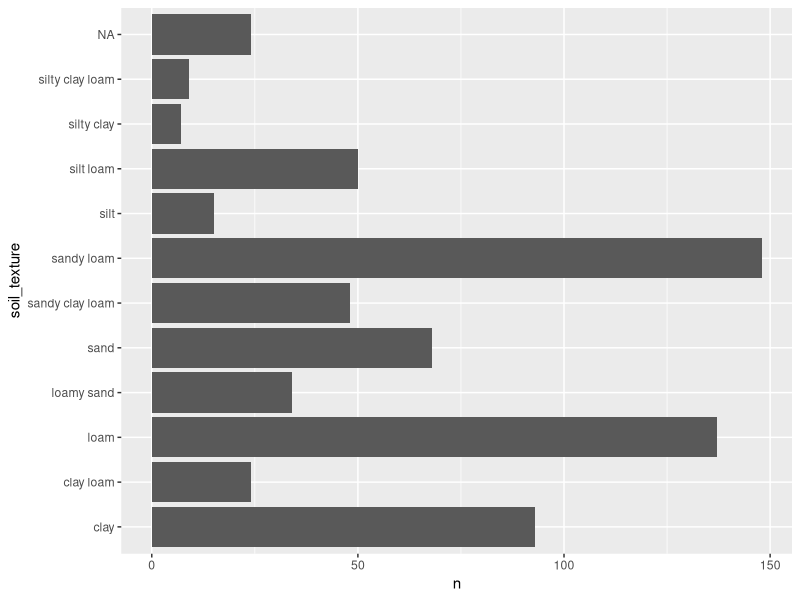
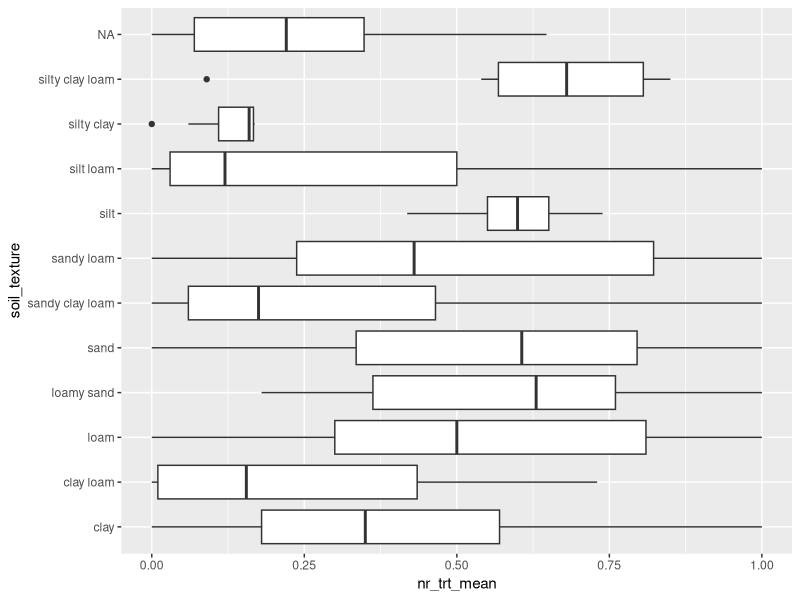
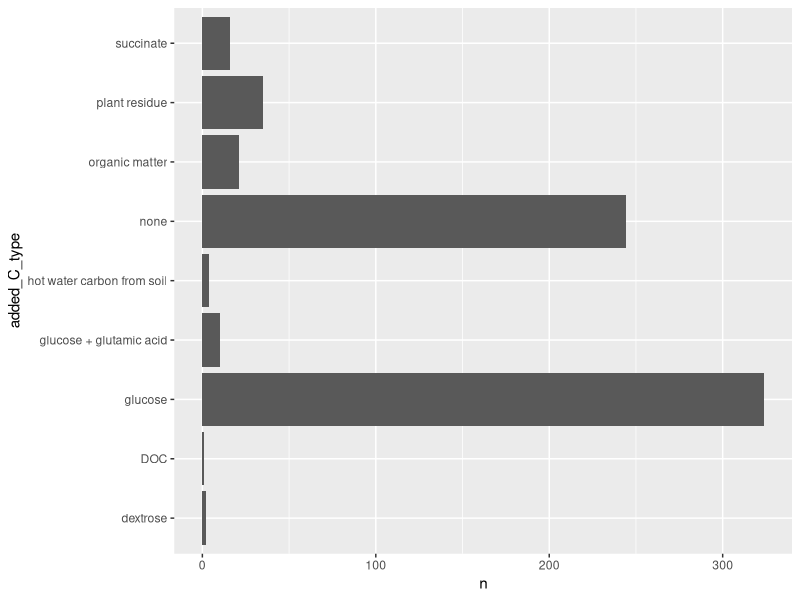
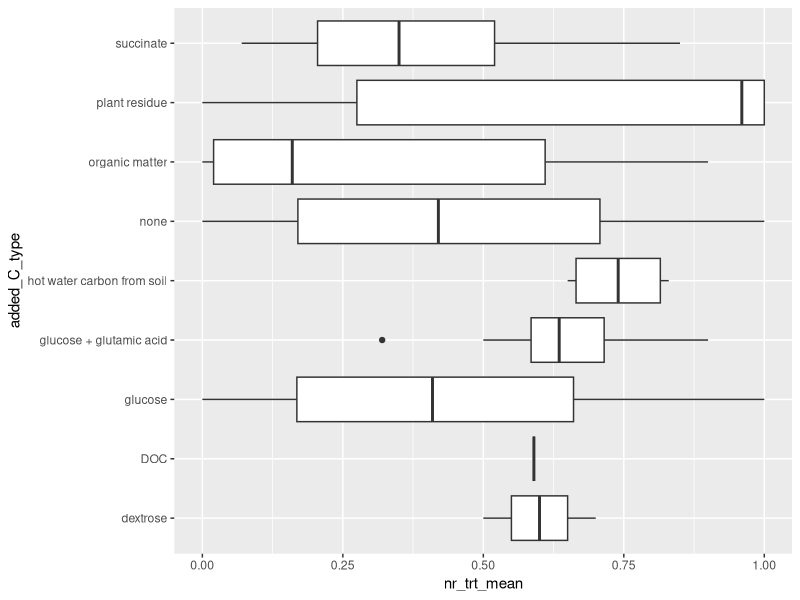
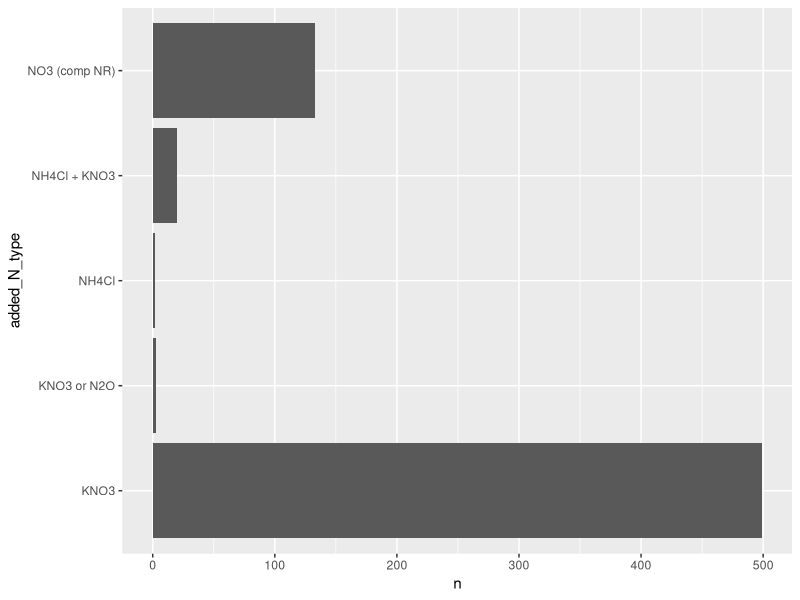
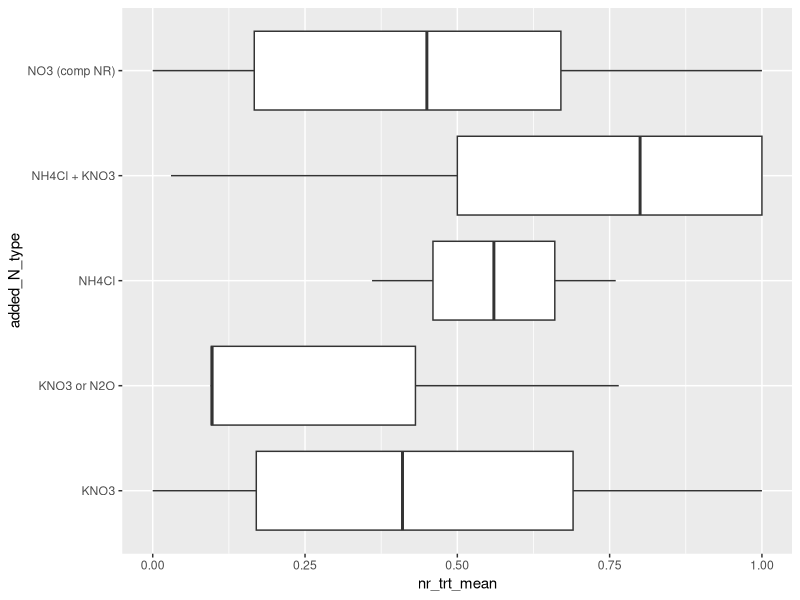
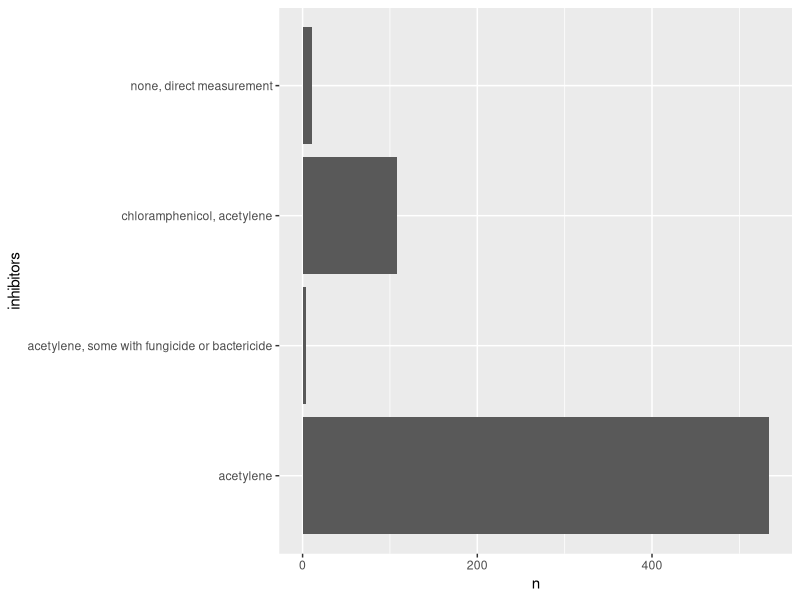
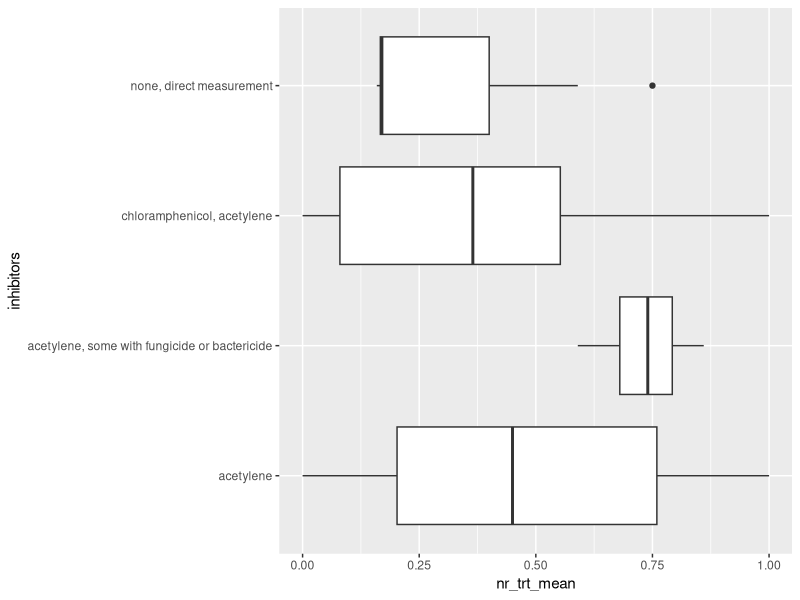

The R source for these figures, in order:
## ---- chunk 1
library('dplyr')
library('readxl')
library('ggplot2')
library('gridExtra')
library('tidyr')
library('rpart')
library('randomForest')
## ---- chunk 2
nr <- read_excel('N2O ratio database_2023-07-05.xlsx', sheet = "database", na =  c("NA", "NR"))
head(nr)
names(nr)

# some fixing on the names
nr <- nr %>% 
  select(
    author_year, Location, 
    subs_source = 4, soil_texture = 6, location = 3,
    soil_bd = 7, soil_ph = 8, subs_amount = 9, added_C_type = 10,
    added_N_type = 11, gas = 12, inhibitors = 13, incubation_time = 14,
    temp = 15, nr_trt_mean = 16, nr_trt_sd = 17, nr_ctrl_mean = 18,
    nr_ctrol_sd = 19, nr_n = 20, C_ini = 21, C_added = 22, 
    C_total = 23, N_ini = 24, N_added = 25, N_total = 26, CN_total = 27,
    CN_added = 28) %>% 
  mutate(diff_nr = nr_trt_mean - nr_ctrl_mean, soil_ph = as.numeric(soil_ph), 
         temp = ifelse(temp == '23-25', 24, temp), temp = as.numeric(temp))
## ---- chunk 3
nr %>% group_by(soil_texture) %>% tally %>% 
  ggplot(.) + aes(x = soil_texture, y = n) + geom_col() + coord_flip()

ggplot(nr) +
  aes(x = soil_texture, y = nr_trt_mean) +
  geom_boxplot() +
  coord_flip()
## ---- chunk 4
nr %>% group_by(added_C_type) %>% tally %>% 
  ggplot(.) + aes(x = added_C_type, y = n) + geom_col() + coord_flip()

ggplot(nr) +
  aes(x = added_C_type, y = nr_trt_mean) +
  geom_boxplot() +
  coord_flip()
## ---- chunk 5
nr %>% group_by(added_N_type) %>% tally %>% 
  ggplot(.) + aes(x = added_N_type, y = n) + geom_col() + coord_flip()


ggplot(nr) +
  aes(x = added_N_type, y = nr_trt_mean) +
  geom_boxplot() +
  coord_flip()

## ---- chunk 6
nr %>% group_by(inhibitors) %>% tally %>% 
  ggplot(.) + aes(x = inhibitors, y = n) + geom_col() + coord_flip()

ggplot(nr) +
  aes(x = inhibitors, y = nr_trt_mean) +
  geom_boxplot() +
  coord_flip()
## ---- chunk 7
nr %>% group_by(gas) %>% tally %>% 
  ggplot(.) + aes(x = gas, y = n) + geom_col() + coord_flip()

ggplot(nr) +
  aes(x = gas, y = nr_trt_mean) +
  geom_boxplot() +
  coord_flip()
## ---- chunk 8
select(nr, C_added, N_added, CN_added) %>% 
  gather(., trt, value) %>% 
  ggplot(., aes(x = trt, y = value)) +
  geom_boxplot(coef = 3) + 
  facet_wrap(~ trt, scales = 'free')
## ---- chunk 9
ggplot(nr) +
  aes(x = C_added, y = nr_trt_mean) +
  geom_point() +
  geom_smooth(method = "lm", se = F) +
  ggtitle("all data")
## ---- chunk 10
ggplot(nr) +
  aes(x = N_added, y = nr_trt_mean) +
  geom_point() +
  geom_smooth(method = "lm", se = F) +
  ggtitle("all data")
## ---- chunk 11
ggplot(nr) +
  aes(x = CN_added, y = nr_trt_mean) +
  geom_point() +
  geom_smooth(method = "lm", se = F) +
  ggtitle("all data")
## ---- chunk 12
nr2 <- nr %>% 
  select(subs_source, soil_texture, soil_ph, subs_amount, 
         added_C_type, added_N_type, gas, inhibitors, incubation_time, temp, 
         nr_trt_mean, C_added, CN_added, N_added, nr_n) %>% 
  na.omit()

tree <- rpart(nr_trt_mean ~ ., data = nr2, weights = nr_n)
printcp(tree)
rsq.rpart(tree)
summary(tree)
## ---- chunk 13
tree2 <- prune(tree, cp = 0.030147)
plotcp(tree2)
summary(tree2)
## ---- chunk 14
par(mar = c(1,1,1,1))
plot(tree2)
text(tree2, cex = 0.8)
